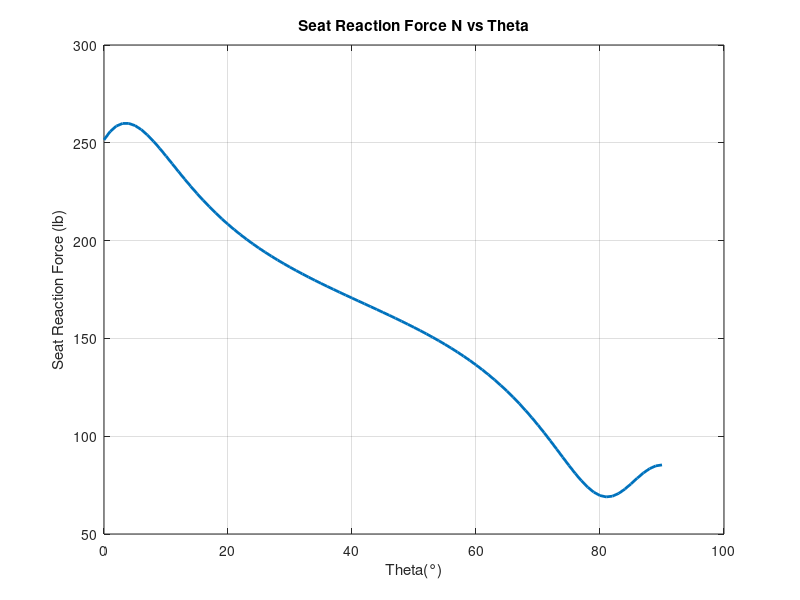

Write MATLAB code to recreate this figure.
%% ES 204 Dynamics - The Four‑Petal Flight: Dynamics of Pilot Reaction Forces Analysis
% This script computes and plots the reaction of the seat on a pilot in
% flight
%
% Given:
%   v_p = 80(m/s) - constant speed
%  W = 130 (lb) - Weight
%  g = 32.2 (ft/s^2) - gravity
%  m = W/g (slugs) - weight
% r = -600cos2θ (ft) - path


clc
clear
close all
%% Setting constants
  v_p = 80;
  W = 130;
  g = 32.2;  
  m = W/g;  

  %% Setup
  theta_deg = 0:1:90;

  theta = deg2rad(theta_deg);

%% Calculations for r derivatives with respect to theta
r = -600.*cos(2.* theta); %(ft)

%simple derivative in this case since r is differentiated with respect to θ

dr_dtheta = 1200.*sin(2.* theta);  %(ft/rad)

% second derivative

d2r_dtheta2 = 2400.*cos(2.* theta);    %(ft/rad^2)

%% Calculating angular velocity(theta dot)

%from the velocity components (transverse and radial): 
%v_p^2 = (dr/dt)^2 + (r*dθ/dt)^2

%To break it down:

%Radial Velocity:
%v_r = (dr/dt) = dr_dtheta * theta_dot

%Transverse velocity:
%v_theta= r * theta_dot

%v_p is the magnitude of the radial and transverse velocities.

%simplifying:
%v_p^2 = [(dr_dtheta)^2 + (r)^2] * theta_dot^2
%rearranging:
% theta_dot = v_p / sqrt((dr_dtheta)^2 + (r)^2)

%let:

denominator = dr_dtheta .^2 + r .^2;

theta_dot = v_p ./ sqrt(denominator); %(rad/s)

%% Calculating angular acceleration (theta double dot)

%gotten by differentiating theta-dot w.r.t 

%theta_double_dot = -v_p^2*[r^2 + (dr_dtheta)^2]^(-2) * (dr_dtheta)[ r +
%d2r_dtheta2]

%From the angular velocity calculation, we know: denominator = dr_dtheta .^2 + r .^2

%Creating another variable:
numerator = dr_dtheta .* (r + d2r_dtheta2);

%Putting it all together:

theta_double_dot = -(v_p^2)* numerator / (denominator.^2);

%% solving for r_dot and r_doubledot:
% using chain rule:

r_dot = dr_dtheta .* theta_dot;

r_doubledot = d2r_dtheta2 .* theta_dot.^2 + dr_dtheta .* theta_double_dot;

%% Calculating acceleration components

%Radial acceleration
a_r = r_doubledot - r.*theta_dot.^2;

%Transverse acceleration
a_theta = r.* theta_double_dot + 2 .* r_dot.*theta_dot;

%% Now that these have been calculated, the force analysis can be done
%since fbd = kinetic digram

%Weight acts downwards and N acts perp to the path

% we need to find the angle between the radial axis and the tangent:

psi = atan(r./ dr_dtheta);

%Resolving the weight components:
W_r = -W.* sin(theta);
W_theta = -W.* cos(theta);

%using Newton's second law of motion:

%N = (m.*a_theta - W_theta)./ cos(psi);

%N_r + W_r = m*a_r 
%Rearranging:
%N_r = m*a_r - W_r;

N_r = m*a_r - W_r;  %radial component of seat force(lb)


%N_theta + W_theta = m* a_theta
%Rearranging:
N_theta = m*a_theta - W_theta;

N_theta = m*a_theta - W_theta;    %tranverse component of seat force(lb)

%Since the N required is the magnitude:

N = sqrt(N_r.^2 + N_theta.^2); 

%% Plotting the graph:

plot(theta_deg, N, 'LineWidth', 2)
grid on;
xlabel('Theta(°)');
ylabel('Seat Reaction Force (lb)');
title('Seat Reaction Force N vs Theta')
